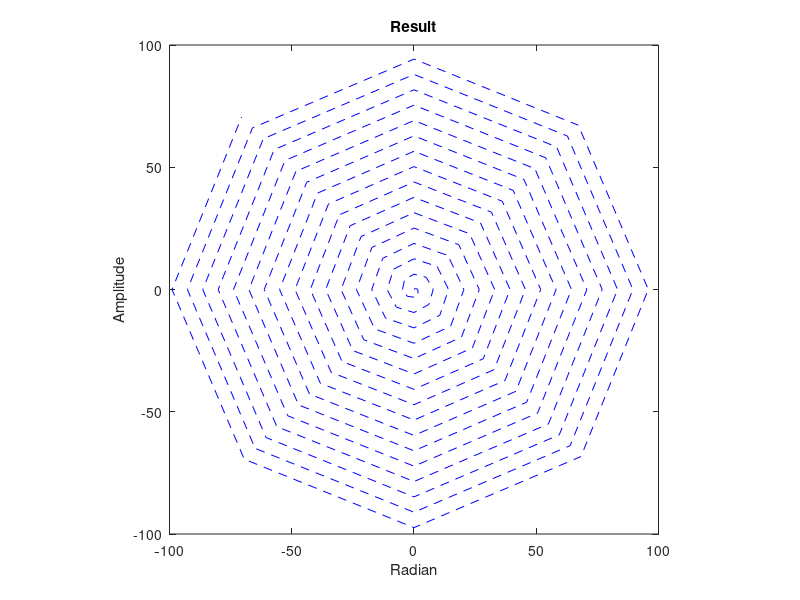

This chart was generated by the following MATLAB code:
%% In The Name of GOD
clear; clc

%% Create Sine Signal
x = 0:0.5*pi/2:100;
y1 = x.*sin(x);
y2 = x.*cos(x);

%% Plot Signal

plot(y1, y2,'--b')
axis square

title('Result')
xlabel('Radian')
ylabel('Amplitude')

